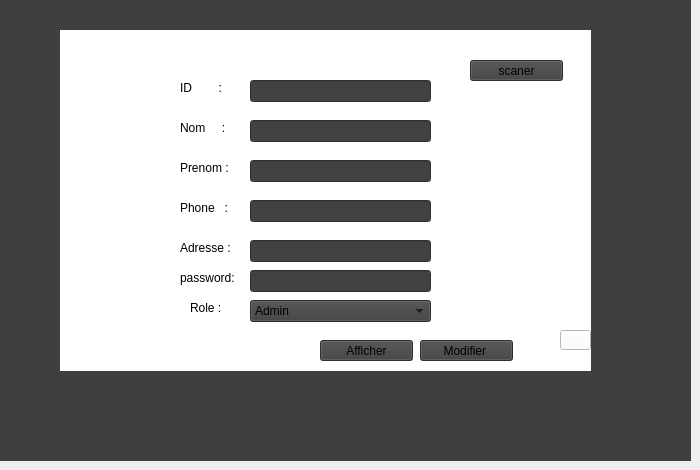
      <widget class="QWidget" name="tab_28">
       <attribute name="title">
        <string>Modifier</string>
       </attribute>
       <widget class="QLabel" name="label_113">
        <property name="geometry">
         <rect>
          <x>0</x>
          <y>0</y>
          <width>691</width>
          <height>461</height>
         </rect>
        </property>
        <property name="styleSheet">
         <string notr="true">background-color:rgb(63, 63, 63)</string>
        </property>
        <property name="text">
         <string/>
        </property>
       </widget>
       <widget class="QLabel" name="label_114">
        <property name="geometry">
         <rect>
          <x>60</x>
          <y>30</y>
          <width>531</width>
          <height>341</height>
         </rect>
        </property>
        <property name="styleSheet">
         <string notr="true">background-color: rgb(255, 255, 255);</string>
        </property>
        <property name="text">
         <string/>
        </property>
       </widget>
       <widget class="QLineEdit" name="nv_prenom">
        <property name="geometry">
         <rect>
          <x>250</x>
          <y>160</y>
          <width>181</width>
          <height>22</height>
         </rect>
        </property>
        <property name="styleSheet">
         <string notr="true">background-color: rgb(66, 66, 66);</string>
        </property>
       </widget>
       <widget class="QPushButton" name="modifier">
        <property name="geometry">
         <rect>
          <x>420</x>
          <y>340</y>
          <width>93</width>
          <height>21</height>
         </rect>
        </property>
        <property name="styleSheet">
         <string notr="true">background-color: rgb(63, 63, 63);</string>
        </property>
        <property name="text">
         <string>Modifier </string>
        </property>
       </widget>
       <widget class="QLineEdit" name="nv_nom">
        <property name="geometry">
         <rect>
          <x>250</x>
          <y>120</y>
          <width>181</width>
          <height>22</height>
         </rect>
        </property>
        <property name="styleSheet">
         <string notr="true">background-color: rgb(66, 66, 66);</string>
        </property>
       </widget>
       <widget class="QLineEdit" name="nv_adresse">
        <property name="geometry">
         <rect>
          <x>250</x>
          <y>240</y>
          <width>181</width>
          <height>22</height>
         </rect>
        </property>
        <property name="styleSheet">
         <string notr="true">background-color: rgb(66, 66, 66);</string>
        </property>
       </widget>
       <widget class="QLineEdit" name="nv_tel">
        <property name="geometry">
         <rect>
          <x>250</x>
          <y>200</y>
          <width>181</width>
          <height>22</height>
         </rect>
        </property>
        <property name="styleSheet">
         <string notr="true">background-color: rgb(66, 66, 66);</string>
        </property>
        <property name="echoMode">
         <enum>QLineEdit::Password</enum>
        </property>
       </widget>
       <widget class="QLabel" name="label_119">
        <property name="geometry">
         <rect>
          <x>180</x>
          <y>120</y>
          <width>56</width>
          <height>16</height>
         </rect>
        </property>
        <property name="styleSheet">
         <string notr="true"/>
        </property>
        <property name="text">
         <string>Nom     :</string>
        </property>
       </widget>
       <widget class="QLabel" name="nv_role_2">
        <property name="geometry">
         <rect>
          <x>190</x>
          <y>300</y>
          <width>56</width>
          <height>16</height>
         </rect>
        </property>
        <property name="text">
         <string>Role :</string>
        </property>
       </widget>
       <widget class="QLabel" name="label_118">
        <property name="geometry">
         <rect>
          <x>180</x>
          <y>240</y>
          <width>81</width>
          <height>16</height>
         </rect>
        </property>
        <property name="text">
         <string>Adresse :</string>
        </property>
       </widget>
       <widget class="QLabel" name="label_115">
        <property name="geometry">
         <rect>
          <x>180</x>
          <y>200</y>
          <width>61</width>
          <height>16</height>
         </rect>
        </property>
        <property name="text">
         <string>Phone   :</string>
        </property>
       </widget>
       <widget class="QLabel" name="label_120">
        <property name="geometry">
         <rect>
          <x>180</x>
          <y>160</y>
          <width>56</width>
          <height>16</height>
         </rect>
        </property>
        <property name="text">
         <string>Prenom :</string>
        </property>
       </widget>
       <widget class="QLineEdit" name="perso">
        <property name="geometry">
         <rect>
          <x>250</x>
          <y>80</y>
          <width>181</width>
          <height>22</height>
         </rect>
        </property>
        <property name="styleSheet">
         <string notr="true">background-color: rgb(66, 66, 66);</string>
        </property>
       </widget>
       <widget class="QLabel" name="label_121">
        <property name="geometry">
         <rect>
          <x>180</x>
          <y>80</y>
          <width>56</width>
          <height>16</height>
         </rect>
        </property>
        <property name="styleSheet">
         <string notr="true"/>
        </property>
        <property name="text">
         <string>ID        :</string>
        </property>
       </widget>
       <widget class="QPushButton" name="pushButton_6">
        <property name="geometry">
         <rect>
          <x>560</x>
          <y>330</y>
          <width>31</width>
          <height>20</height>
         </rect>
        </property>
        <property name="styleSheet">
         <string notr="true">image: url(:/modifier/modifier.png);
background-color: rgb(253, 253, 253);</string>
        </property>
        <property name="text">
         <string/>
        </property>
       </widget>
       <widget class="QComboBox" name="nv_role">
        <property name="geometry">
         <rect>
          <x>250</x>
          <y>300</y>
          <width>181</width>
          <height>22</height>
         </rect>
        </property>
        <property name="styleSheet">
         <string notr="true">background-color: rgb(62, 62, 62);</string>
        </property>
        <item>
         <property name="text">
          <string>Admin</string>
         </property>
        </item>
        <item>
         <property name="text">
          <string>Ingenieur son</string>
         </property>
        </item>
        <item>
         <property name="text">
          <string>Animateur</string>
         </property>
        </item>
       </widget>
       <widget class="QPushButton" name="afficher_2">
        <property name="geometry">
         <rect>
          <x>320</x>
          <y>340</y>
          <width>93</width>
          <height>21</height>
         </rect>
        </property>
        <property name="styleSheet">
         <string notr="true">background-color: rgb(63, 63, 63);</string>
        </property>
        <property name="text">
         <string>Afficher</string>
        </property>
       </widget>
       <widget class="QLabel" name="label_13">
        <property name="geometry">
         <rect>
          <x>180</x>
          <y>270</y>
          <width>56</width>
          <height>16</height>
         </rect>
        </property>
        <property name="text">
         <string>password:</string>
        </property>
       </widget>
       <widget class="QLineEdit" name="nv_password">
        <property name="geometry">
         <rect>
          <x>250</x>
          <y>270</y>
          <width>181</width>
          <height>22</height>
         </rect>
        </property>
        <property name="styleSheet">
         <string notr="true">background-color: rgb(66, 66, 66);</string>
        </property>
       </widget>
       <widget class="QPushButton" name="scaner">
        <property name="geometry">
         <rect>
          <x>470</x>
          <y>60</y>
          <width>93</width>
          <height>21</height>
         </rect>
        </property>
        <property name="styleSheet">
         <string notr="true">background-color: rgb(63, 63, 63);</string>
        </property>
        <property name="text">
         <string>scaner</string>
        </property>
       </widget>
      </widget>
